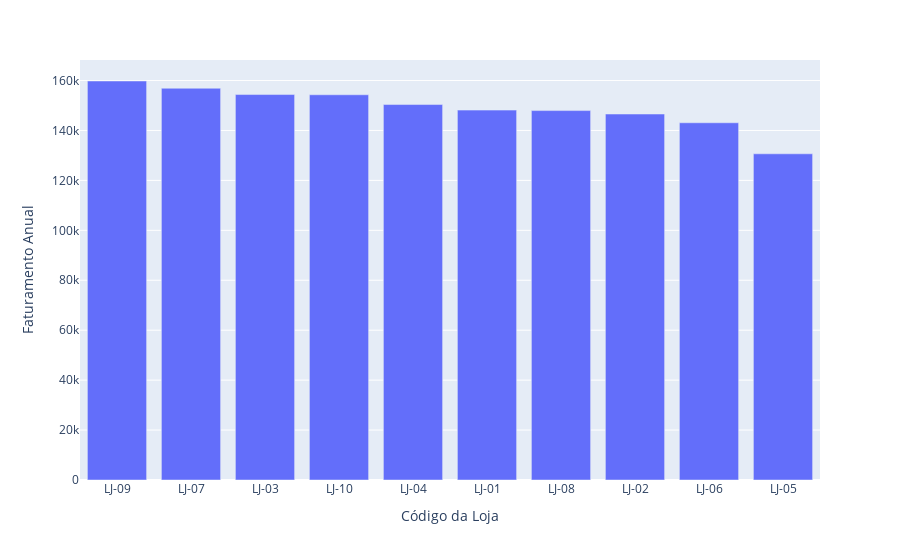

Notebook code for this chart:
### Code cell
fig = px.bar(df_orders_store.sort_values('sum_values', ascending=False),
             x='id_store',
             y='sum_values',
             labels={'id_store': 'Código da Loja', 'sum_values': 'Faturamento Anual'},)
fig.show()

### Figure 1 — Plotly figure (JSON) as saved in the notebook; plotly's stock layout.template omitted (floating-point values rounded to 4 significant figures)
{"data": [{"hovertemplate": "Código da Loja=%{x}<br>Faturamento Anual=%{y}<extra></extra>", "legendgroup": "", "marker": {"color": "#636efa", "pattern": {"shape": ""}}, "name": "", "orientation": "v", "showlegend": false, "textposition": "auto", "type": "bar", "x": ["LJ-09", "LJ-07", "LJ-03", "LJ-10", "LJ-04", "LJ-01", "LJ-08", "LJ-02", "LJ-06", "LJ-05"], "xaxis": "x", "y": [159800.0, 156900.0, 154400.0, 154300.0, 150400.0, 148100.0, 148000.0, 146600.0, 143100.0, 130600.0], "yaxis": "y"}], "layout": {"barmode": "relative", "legend": {"tracegroupgap": 0}, "margin": {"t": 60}, "xaxis": {"anchor": "y", "domain": [0, 1], "title": {"text": "Código da Loja"}}, "yaxis": {"anchor": "x", "domain": [0, 1], "title": {"text": "Faturamento Anual"}}}}
